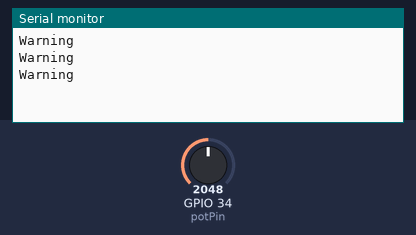
A sketch run on a simulated ESP32. Parts: the last lines printed to the serial monitor. The inputs (shaded band) are chosen by the test bench; at power-on: GPIO 34 (potPin) = 2048.

Above: at 1.3 s.
1.4 s: GPIO 34 (potPin) set to 1945
At 1.9 s:
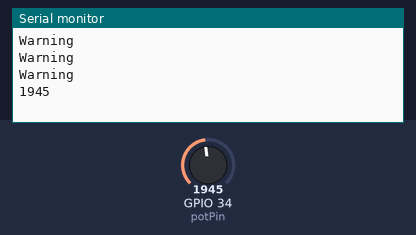
3.5 s: GPIO 34 (potPin) set to 1228
At 3.9 s:
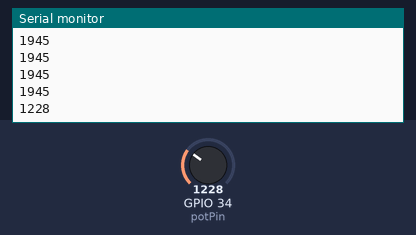

The sketch:

sketch.ino
```cpp
const int potPin=34;
int potValue=0;

void setup() {
  Serial.begin(9600);
}

void loop() {
  potValue=analogRead(potPin);
  if(potValue>2000){
    Serial.println("Warning");
  }else{
  Serial.println(potValue);
  }
  delay(500);

}
```

Measured:
- the behaviour switches between 2001 and 2000 on GPIO 34 (potPin) (found by bisection; images 0 and 1)
- after the input at 1.4 s, the serial monitor: prints a new line after 0.10 s (image 1)
- after the input at 3.5 s, the serial monitor: prints a new line at once (image 2)
